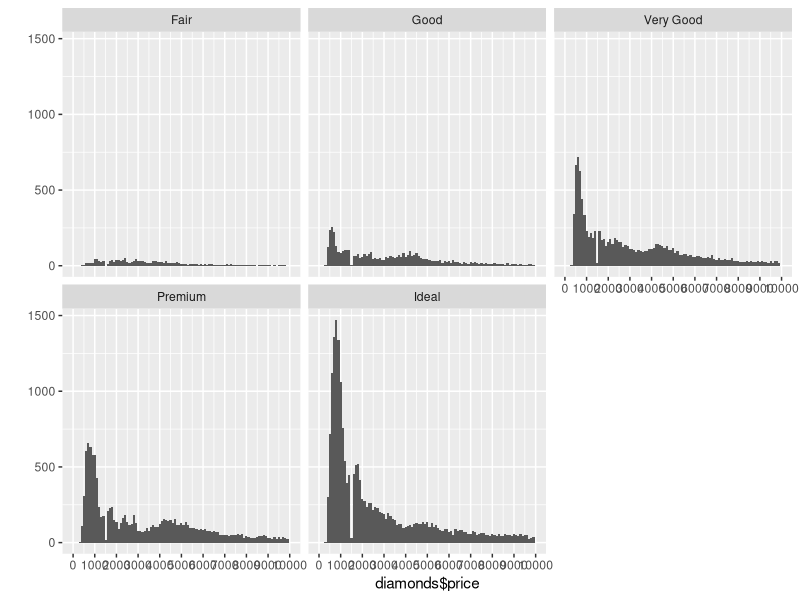
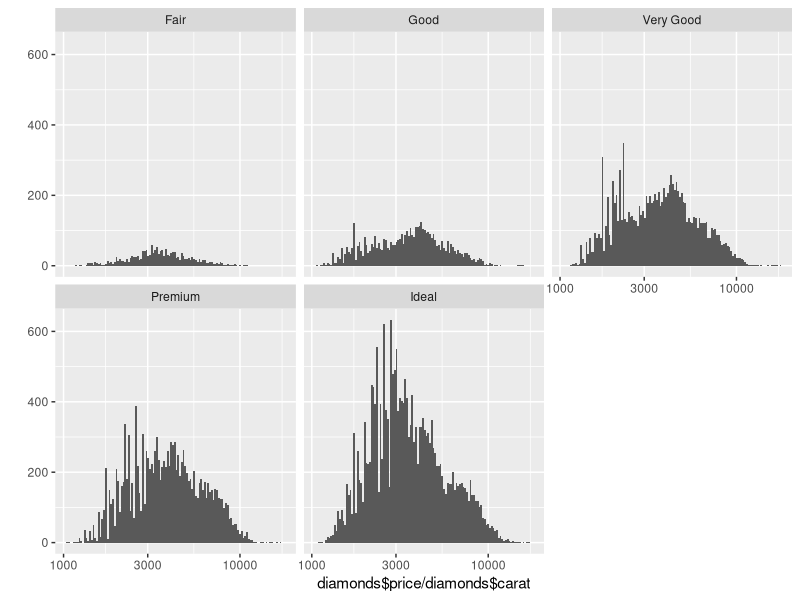
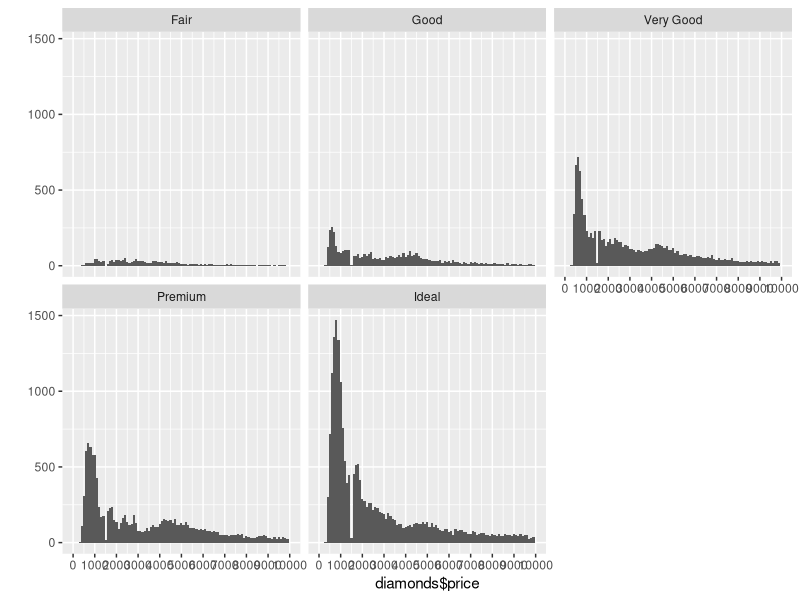

Write the R code that produced these figures, in order.
getwd()
setwd('C:\\Users\\Anderson\\Documents\\UDACITY\\Nanodegree Data Scientist\\Aulas de R\\Diamonds\\Aula_R_Diamonds\\')
library(ggplot2)
data(diamonds)
summary(diamonds)
?diamonds
diamonds$color
qplot(x=diamonds$price,data=diamonds, binwidth= 100)+
  scale_x_continuous(breaks = seq(0,10000,1000),limits = c(0,10000))+
  facet_wrap(~cut)
ggsave('Diamonds_Price.png')
names(diamonds)
summary(diamonds$price)
sum(diamonds$price>=15000)

by(diamonds$price,diamonds$cut,summary)

qplot(x=diamonds$price / diamonds$carat,data=diamonds,binwidth=0.01)+
  scale_x_log10() +
  facet_wrap(~cut)

diamonds$carat